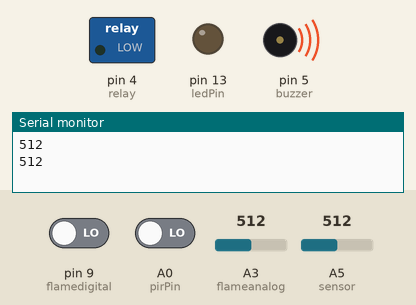
This sketch was run on a simulated Arduino Uno, built with avr-gcc and run on an emulated ATmega328P. On the bench: switched loads named in the sketch (green lamp = pin HIGH), output pins drawn as LEDs (lit = HIGH), buzzer (waves = sounding), the last lines printed to the serial monitor. Dashed ring = blinking. Inputs (shaded band) come from the test bench; at power-on: pin 9 (flamedigital) LOW, A0 (pirPin) LOW, A5 (sensor) = 512, A3 (flameanalog) = 512.

Above: at 2.8 s.
2.9 s: pin 9 (flamedigital) driven HIGH
At 5.7 s:
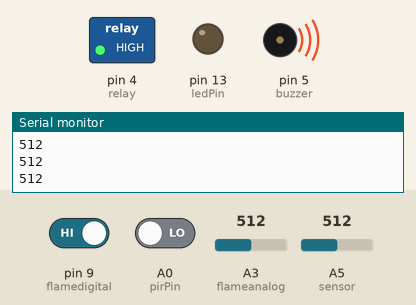
9.1 s: A0 (pirPin) driven HIGH
At 10.9 s:
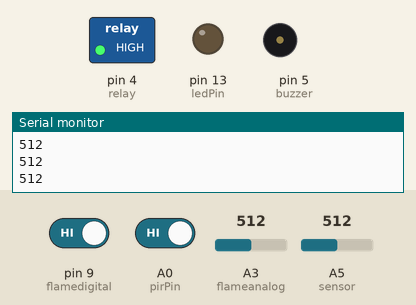
14.9 s: pin 9 (flamedigital) driven LOW
At 18.7 s:
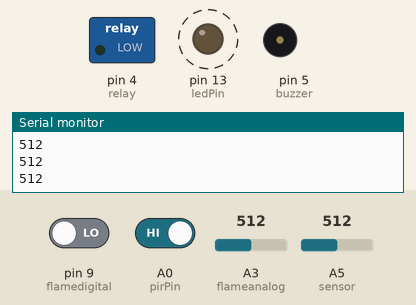
21.1 s: A0 (pirPin) driven LOW
At 21.8 s:
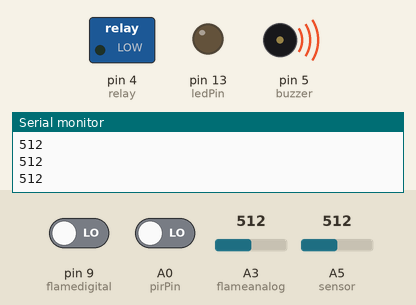
24.6 s: A5 (sensor) set to 990
28.1 s: A5 (sensor) set to 1018
At 29.6 s:
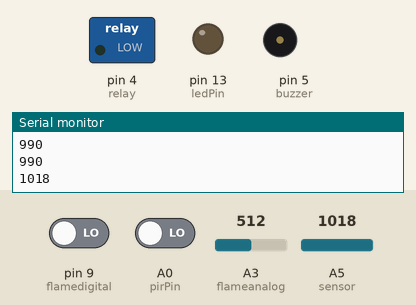
Timing chart, 0 to 31.1 s (numbered marks = the images above; inputs shaded):
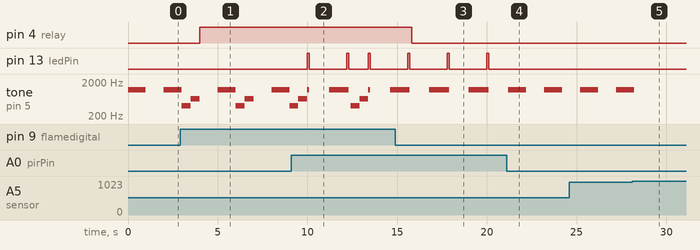

The sketch:

Code.ino
```cpp
int relay = 4 ;// define relay pin
int flamedigital = 9; // define the flame sensor digital pin
int flameanalog = A3; // define the flame sensor analog pin
int buzzer = 5; //define buzzer pin
int val ; // define numeric variable val
float sensor; //define floating variable sensor
int pirPin = A0;                            //MOTION SENSOR INPUT PIN.
int sensorValue = LOW;
int ledPin = 13;
void setup ()
{
  pinMode (flamedigital, INPUT) ;// input interface defines the flame sensor
  pinMode (flameanalog, INPUT) ;// input interface defines the flame sensor
  pinMode (relay, OUTPUT); //output interface defines the relay
  pinMode (buzzer, OUTPUT); //output interface defines the buzzer
  pinMode(buzzer, OUTPUT);               //SET BUZZER AS OUTPUT.
  pinMode(ledPin, OUTPUT);                  //SET LED AS OUTPUT.
  pinMode(pirPin, INPUT);
  Serial.begin(9600);
  pinMode(buzzer,OUTPUT);

}

void loop ()
{
  int sensorReading= analogRead(A5); //reads the sensor value

Serial.println (sensorReading); //prints out the sensor reading

if (sensorReading < 1000){//if reading is above 800, LED blinks on and off
tone (buzzer,1200); //turns the LED on
delay(1000); //waits for a second
}
else {
noTone (buzzer); //turns the LED off
delay(1000); //waits for a second
}
  Serial.begin(9600);
pinMode(buzzer,OUTPUT);

  sensorValue = digitalRead(pirPin);        //READ PIR INPUT PIN.
  if ( sensorValue == HIGH) {               //IF MOTION IS DETECTED.
    tone(buzzer, 1200);                  //BUZZ THE BUZZER.
    digitalWrite(ledPin, HIGH);             //ON LED.
    delay(100);                             //TIME DIFFERENCE BETWEEN HIGH(ON)& LOW(OFF).
    noTone(buzzer);                      //SILENT BUZZER.
    digitalWrite(ledPin, LOW);              //OFF LED.
    delay(100);                             //TIME DIFFERENCE BETWEEN HIGH(ON)& LOW(OFF).
  }
  else {                                    //IF NO MOTION IS DETECTED.
    noTone(buzzer);                      //SILENT THE BUZZER.
    digitalWrite(ledPin, LOW);              //OFF LED.
  }


  sensor = analogRead(flameanalog); //read flameanalog value and assigne it to sensor variable


  val = digitalRead (flamedigital) ;// read flamedigital value and assigne it to val variable
  if (val == HIGH) // When the flame sensor detects a signal relay is on and buzzer sound (void alarm)
  {
    alarm();
    digitalWrite (relay, HIGH); //close the relay circuit

  }
  else
  {
    digitalWrite (relay, LOW); //open the relay circuit
  }
  delay(1000);

}


void alarm()  {
  tone(buzzer, 400, 500); //the buzzer emit sound at 400 MHz for 500 millis
  delay(500); //wait 500 millis
  tone(buzzer, 650, 500); //the buzzer emit sound at 650 MHz for 500 millis
  delay(500); //wait 500 millis
   sensorValue = digitalRead(pirPin);        //READ PIR INPUT PIN.
  if ( sensorValue == HIGH) {               //IF MOTION IS DETECTED.
    tone(buzzer, 1200);                  //BUZZ THE BUZZER.
    digitalWrite(ledPin, HIGH);             //ON LED.
    delay(100);                             //TIME DIFFERENCE BETWEEN HIGH(ON)& LOW(OFF).
    noTone(buzzer);                      //SILENT BUZZER.
    digitalWrite(ledPin, LOW);              //OFF LED.
    delay(100);                             //TIME DIFFERENCE BETWEEN HIGH(ON)& LOW(OFF).
  }

  else {                                    //IF NO MOTION IS DETECTED.
    noTone(buzzer);                      //SILENT THE BUZZER.
    digitalWrite(ledPin, LOW);              //OFF LED.
  }

}
```

Measured:
- the behaviour switches between 999 and 1000 on A5 (sensor) (found by bisection; images 4 and 5)
- after the input at 2.9 s, pin 4 (relay): LOW → HIGH after 1.1 s
- after the input at 9.1 s, pin 13 (ledPin): goes HIGH 0.10 s, LOW 2.1 s, HIGH 0.10 s, LOW 1.1 s, HIGH 0.10 s, then LOW, starting after 0.90 s
- after the input at 14.9 s, pin 4 (relay): HIGH → LOW after 0.90 s
- after the input at 21.1 s, pin 13 (ledPin): stops changing and stays LOW
- after the input at 28.1 s, tone on pin 5 (buzzer): goes on until 28.2 s, then stays silent
- by itself, tone on pin 5 (buzzer): alternates 1200 Hz for 1.1 s and silent for 1.1 s
